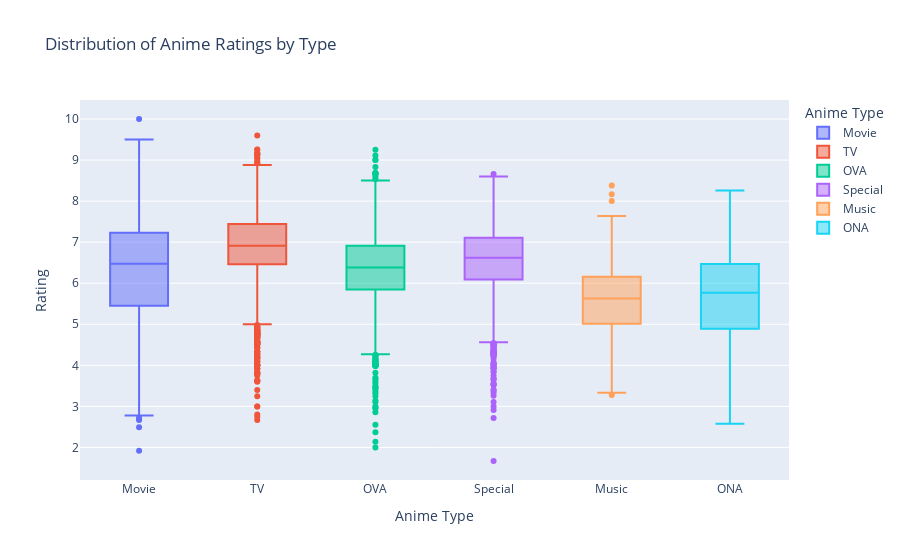

The code cell stored with this chart in its notebook:
### Code cell
fig = px.box(df_anime, x='type', y='rating',
             labels={'type':'Anime Type', 'rating':'Rating'},
             title='Distribution of Anime Ratings by Type',
             color='type')
fig.show()

### Figure 1 — Plotly figure (JSON) as saved in the notebook; plotly's stock layout.template omitted (floating-point values rounded to 4 significant figures; data arrays with more than 128 entries replaced by an {"elided": "..."} marker saying what was removed)
{"data": [{"alignmentgroup": "True", "hovertemplate": "Anime Type=%{x}<br>Rating=%{y}<extra></extra>", "legendgroup": "Movie", "marker": {"color": "#636efa"}, "name": "Movie", "notched": false, "offsetgroup": "Movie", "orientation": "v", "showlegend": true, "type": "box", "x": {"elided": "2348 str values"}, "x0": " ", "xaxis": "x", "y": {"elided": "2348 float values"}, "y0": " ", "yaxis": "y"}, {"alignmentgroup": "True", "hovertemplate": "Anime Type=%{x}<br>Rating=%{y}<extra></extra>", "legendgroup": "TV", "marker": {"color": "#EF553B"}, "name": "TV", "notched": false, "offsetgroup": "TV", "orientation": "v", "showlegend": true, "type": "box", "x": {"elided": "3787 str values"}, "x0": " ", "xaxis": "x", "y": {"elided": "3787 float values"}, "y0": " ", "yaxis": "y"}, {"alignmentgroup": "True", "hovertemplate": "Anime Type=%{x}<br>Rating=%{y}<extra></extra>", "legendgroup": "OVA", "marker": {"color": "#00cc96"}, "name": "OVA", "notched": false, "offsetgroup": "OVA", "orientation": "v", "showlegend": true, "type": "box", "x": {"elided": "3311 str values"}, "x0": " ", "xaxis": "x", "y": {"elided": "3311 float values"}, "y0": " ", "yaxis": "y"}, {"alignmentgroup": "True", "hovertemplate": "Anime Type=%{x}<br>Rating=%{y}<extra></extra>", "legendgroup": "Special", "marker": {"color": "#ab63fa"}, "name": "Special", "notched": false, "offsetgroup": "Special", "orientation": "v", "showlegend": true, "type": "box", "x": {"elided": "1676 str values"}, "x0": " ", "xaxis": "x", "y": {"elided": "1676 float values"}, "y0": " ", "yaxis": "y"}, {"alignmentgroup": "True", "hovertemplate": "Anime Type=%{x}<br>Rating=%{y}<extra></extra>", "legendgroup": "Music", "marker": {"color": "#FFA15A"}, "name": "Music", "notched": false, "offsetgroup": "Music", "orientation": "v", "showlegend": true, "type": "box", "x": {"elided": "488 str values"}, "x0": " ", "xaxis": "x", "y": {"elided": "488 float values"}, "y0": " ", "yaxis": "y"}, {"alignmentgroup": "True", "hovertemplate": "Anime Type=%{x}<br>Rating=%{y}<extra></extra>", "legendgroup": "ONA", "marker": {"color": "#19d3f3"}, "name": "ONA", "notched": false, "offsetgroup": "ONA", "orientation": "v", "showlegend": true, "type": "box", "x": {"elided": "659 str values"}, "x0": " ", "xaxis": "x", "y": {"elided": "659 float values"}, "y0": " ", "yaxis": "y"}], "layout": {"boxmode": "overlay", "legend": {"title": {"text": "Anime Type"}, "tracegroupgap": 0}, "title": {"text": "Distribution of Anime Ratings by Type"}, "xaxis": {"anchor": "y", "categoryarray": ["Movie", "TV", "OVA", "Special", "Music", "ONA", null], "categoryorder": "array", "domain": [0.0, 1.0], "title": {"text": "Anime Type"}}, "yaxis": {"anchor": "x", "domain": [0.0, 1.0], "title": {"text": "Rating"}}}}
